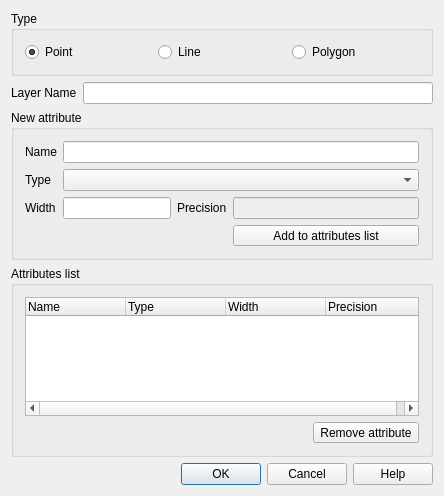
<?xml version="1.0" encoding="UTF-8"?>
<ui version="4.0">
 <class>QgsNewVectorLayerDialogBase</class>
 <widget class="QDialog" name="QgsNewVectorLayerDialogBase">
  <property name="geometry">
   <rect>
    <x>0</x>
    <y>0</y>
    <width>444</width>
    <height>496</height>
   </rect>
  </property>
  <property name="windowTitle">
   <string>New Vector Layer</string>
  </property>
  <property name="modal">
   <bool>true</bool>
  </property>
  <layout class="QGridLayout">
   <item row="2" column="0" colspan="2">
    <widget class="QGroupBox" name="buttonGroup1">
     <property name="title">
      <string>Type</string>
     </property>
     <layout class="QHBoxLayout" name="horizontalLayout">
      <item>
       <widget class="QRadioButton" name="rbnPoint">
        <property name="text">
         <string>Point</string>
        </property>
        <property name="checked">
         <bool>true</bool>
        </property>
       </widget>
      </item>
      <item>
       <widget class="QRadioButton" name="rbnLine">
        <property name="text">
         <string>Line</string>
        </property>
       </widget>
      </item>
      <item>
       <widget class="QRadioButton" name="rbnPoly">
        <property name="text">
         <string>Polygon</string>
        </property>
       </widget>
      </item>
     </layout>
    </widget>
   </item>
   <item row="10" column="0" colspan="2">
    <widget class="QGroupBox" name="groupBox">
     <property name="title">
      <string>New attribute</string>
     </property>
     <layout class="QGridLayout">
      <item row="0" column="0">
       <widget class="QLabel" name="textLabel1">
        <property name="text">
         <string>Name</string>
        </property>
        <property name="buddy">
         <cstring>ledAttName</cstring>
        </property>
       </widget>
      </item>
      <item row="0" column="1" colspan="4">
       <widget class="QLineEdit" name="ledAttName"/>
      </item>
      <item row="1" column="0">
       <widget class="QLabel" name="textLabel2">
        <property name="text">
         <string>Type</string>
        </property>
        <property name="buddy">
         <cstring>cbxType</cstring>
        </property>
       </widget>
      </item>
      <item row="1" column="1" colspan="4">
       <widget class="QComboBox" name="cbxType"/>
      </item>
      <item row="2" column="0">
       <widget class="QLabel" name="label">
        <property name="text">
         <string>Width</string>
        </property>
        <property name="buddy">
         <cstring>ledWidth</cstring>
        </property>
       </widget>
      </item>
      <item row="2" column="1" colspan="2">
       <widget class="QLineEdit" name="ledWidth"/>
      </item>
      <item row="2" column="3">
       <widget class="QLabel" name="label_2">
        <property name="text">
         <string>Precision</string>
        </property>
        <property name="buddy">
         <cstring>ledPrecision</cstring>
        </property>
       </widget>
      </item>
      <item row="2" column="4">
       <widget class="QLineEdit" name="ledPrecision">
        <property name="enabled">
         <bool>false</bool>
        </property>
       </widget>
      </item>
      <item row="4" column="4">
       <widget class="QToolButton" name="btnAddAttribute">
        <property name="sizePolicy">
         <sizepolicy hsizetype="Preferred" vsizetype="Fixed">
          <horstretch>0</horstretch>
          <verstretch>0</verstretch>
         </sizepolicy>
        </property>
        <property name="toolTip">
         <string>Add attribute to list</string>
        </property>
        <property name="layoutDirection">
         <enum>Qt::LeftToRight</enum>
        </property>
        <property name="text">
         <string>Add to attributes list</string>
        </property>
        <property name="toolButtonStyle">
         <enum>Qt::ToolButtonTextBesideIcon</enum>
        </property>
       </widget>
      </item>
     </layout>
    </widget>
   </item>
   <item row="12" column="0" colspan="2">
    <widget class="QGroupBox" name="groupBox_2">
     <property name="title">
      <string>Attributes list</string>
     </property>
     <layout class="QGridLayout">
      <item row="2" column="0" colspan="2">
       <widget class="QTreeWidget" name="AttributeView">
        <property name="sizePolicy">
         <sizepolicy hsizetype="Expanding" vsizetype="Expanding">
          <horstretch>0</horstretch>
          <verstretch>0</verstretch>
         </sizepolicy>
        </property>
        <property name="alternatingRowColors">
         <bool>true</bool>
        </property>
        <property name="rootIsDecorated">
         <bool>false</bool>
        </property>
        <property name="columnCount">
         <number>4</number>
        </property>
        <column>
         <property name="text">
          <string>Name</string>
         </property>
        </column>
        <column>
         <property name="text">
          <string>Type</string>
         </property>
        </column>
        <column>
         <property name="text">
          <string>Width</string>
         </property>
        </column>
        <column>
         <property name="text">
          <string>Precision</string>
         </property>
        </column>
       </widget>
      </item>
      <item row="3" column="0">
       <spacer>
        <property name="orientation">
         <enum>Qt::Horizontal</enum>
        </property>
        <property name="sizeHint" stdset="0">
         <size>
          <width>121</width>
          <height>20</height>
         </size>
        </property>
       </spacer>
      </item>
      <item row="3" column="1">
       <widget class="QToolButton" name="btnRemAttribute">
        <property name="sizePolicy">
         <sizepolicy hsizetype="Preferred" vsizetype="Fixed">
          <horstretch>0</horstretch>
          <verstretch>0</verstretch>
         </sizepolicy>
        </property>
        <property name="toolTip">
         <string>Delete selected attribute</string>
        </property>
        <property name="text">
         <string>Remove attribute</string>
        </property>
        <property name="toolButtonStyle">
         <enum>Qt::ToolButtonTextBesideIcon</enum>
        </property>
       </widget>
      </item>
     </layout>
    </widget>
   </item>
   <item row="14" column="0" colspan="2">
    <widget class="QDialogButtonBox" name="buttonBox">
     <property name="orientation">
      <enum>Qt::Horizontal</enum>
     </property>
     <property name="standardButtons">
      <set>QDialogButtonBox::Cancel|QDialogButtonBox::Help|QDialogButtonBox::Ok</set>
     </property>
    </widget>
   </item>
   <item row="5" column="1">
    <widget class="QLineEdit" name="ledLyrName"/>
   </item>
   <item row="5" column="0">
    <widget class="QLabel" name="label_3">
     <property name="enabled">
      <bool>true</bool>
     </property>
     <property name="text">
      <string>Layer Name</string>
     </property>
    </widget>
   </item>
  </layout>
 </widget>
 <layoutdefault spacing="6" margin="11"/>
 <tabstops>
  <tabstop>rbnPoint</tabstop>
  <tabstop>rbnLine</tabstop>
  <tabstop>rbnPoly</tabstop>
  <tabstop>ledAttName</tabstop>
  <tabstop>cbxType</tabstop>
  <tabstop>ledWidth</tabstop>
  <tabstop>ledPrecision</tabstop>
  <tabstop>btnAddAttribute</tabstop>
  <tabstop>AttributeView</tabstop>
  <tabstop>btnRemAttribute</tabstop>
  <tabstop>buttonBox</tabstop>
 </tabstops>
 <resources/>
 <connections>
  <connection>
   <sender>buttonBox</sender>
   <signal>accepted()</signal>
   <receiver>QgsNewVectorLayerDialogBase</receiver>
   <slot>accept()</slot>
   <hints>
    <hint type="sourcelabel">
     <x>349</x>
     <y>400</y>
    </hint>
    <hint type="destinationlabel">
     <x>387</x>
     <y>304</y>
    </hint>
   </hints>
  </connection>
  <connection>
   <sender>buttonBox</sender>
   <signal>rejected()</signal>
   <receiver>QgsNewVectorLayerDialogBase</receiver>
   <slot>reject()</slot>
   <hints>
    <hint type="sourcelabel">
     <x>275</x>
     <y>400</y>
    </hint>
    <hint type="destinationlabel">
     <x>242</x>
     <y>308</y>
    </hint>
   </hints>
  </connection>
 </connections>
</ui>
